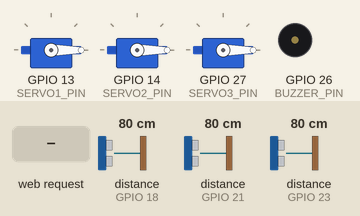
Bench run of a sketch on a simulated ESP32. On the bench: 3 × servo, buzzer (waves = sounding, pin HIGH). Wiring (inferred from the names in the program): 3 × ultrasonic range finder: trigger GPIO 5, echo GPIO 18 / trigger GPIO 19, echo GPIO 21 / trigger GPIO 22, echo GPIO 23. The inputs (shaded band) are chosen by the test bench; at power-on: distance to the obstacle (sensors on GPIO 18, GPIO 21, GPIO 23) 80 cm. The echo pulse lasts 58.3 µs per cm; WiFi joins after 1.5 s; servers stay silent unless stated; uploads are accepted with an empty reply; pins used as bus, display or sensor lines are not drawn; what the sketch prints to the serial monitor is not drawn.

Above: at 2.9 s.
3.0 s: HTTP request GET /classify?type=RECYCLABLE received
At 3.5 s:
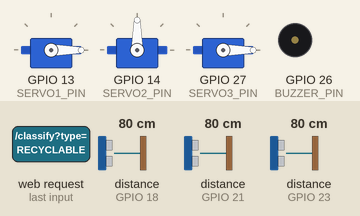
5.5 s: HTTP request GET /classify?type=RESIDUAL received
At 6.3 s:
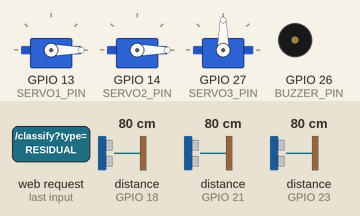
Timing chart, 0 to 8.5 s (numbered marks = the images above; inputs shaded):
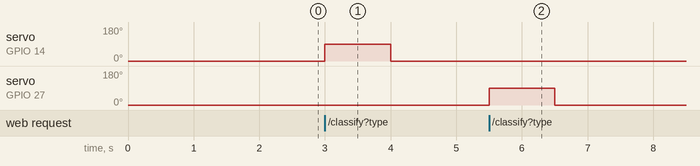

The sketch:

esp32_ecobin_vercel.ino
```cpp
/* EcoBin ESP32 firmware — local servo API + Vercel dashboard reporting.
   Copy secrets.example.h to secrets.h before uploading. This replaces Blynk.
   Laptop API: GET /status and GET /classify?type=BIODEGRADABLE|RECYCLABLE|RESIDUAL */

#include <WiFi.h>
#include <WiFiClientSecure.h>
#include <HTTPClient.h>
#include <WebServer.h>
#include <ESP32Servo.h>
#include "secrets.h"

WebServer server(80);
#define TRIG1 5
#define ECHO1 18
#define TRIG2 19
#define ECHO2 21
#define TRIG3 22
#define ECHO3 23
#define SERVO1_PIN 13
#define SERVO2_PIN 14
#define SERVO3_PIN 27
#define BUZZER_PIN 26

const float BIN_HEIGHT_CM = 30.0;
const unsigned long REPORT_INTERVAL_MS = 15000;
const int WARNING_LEVEL = 70;
const int FULL_LEVEL = 90;
Servo servo1, servo2, servo3;
int fill1 = 0, fill2 = 0, fill3 = 0;
unsigned long lastReportAt = 0;

float readDistance(int trigPin, int echoPin) {
  digitalWrite(trigPin, LOW); delayMicroseconds(2);
  digitalWrite(trigPin, HIGH); delayMicroseconds(10); digitalWrite(trigPin, LOW);
  unsigned long duration = pulseIn(echoPin, HIGH, 30000);
  return duration ? duration * 0.0343f / 2.0f : -1;
}

int calculateFill(float distance) {
  if (distance < 0) return 0;
  return constrain((int)(((BIN_HEIGHT_CM - distance) / BIN_HEIGHT_CM) * 100.0f), 0, 100);
}

String binStatus(int fill) {
  if (fill >= FULL_LEVEL) return "FULL";
  if (fill >= WARNING_LEVEL) return "WARNING";
  return "NORMAL";
}

void updateFillLevels() {
  fill1 = calculateFill(readDistance(TRIG1, ECHO1));
  fill2 = calculateFill(readDistance(TRIG2, ECHO2));
  fill3 = calculateFill(readDistance(TRIG3, ECHO3));
}

String statusJson() {
  return "{\"biodegradable\":" + String(fill1) + ",\"recyclable\":" + String(fill2) +
         ",\"residual\":" + String(fill3) + ",\"status1\":\"" + binStatus(fill1) +
         "\",\"status2\":\"" + binStatus(fill2) + "\",\"status3\":\"" + binStatus(fill3) + "\"}";
}

void reportToVercel() {
  if (WiFi.status() != WL_CONNECTED) return;
  WiFiClientSecure client;
  // Vercel uses HTTPS. Replace this with its root CA certificate for production.
  client.setInsecure();
  HTTPClient http;
  http.setTimeout(8000);
  if (!http.begin(client, VERCEL_DEVICE_STATUS_URL)) return;
  http.addHeader("Content-Type", "application/json");
  http.addHeader("X-Device-Token", VERCEL_DEVICE_TOKEN);
  int code = http.POST(statusJson());
  Serial.printf("Vercel status report: HTTP %d\n", code);
  http.end();
}

void openServo(Servo &servo) { servo.write(90); delay(1000); servo.write(0); }

void handleClassify() {
  if (!server.hasArg("type")) { server.send(400, "application/json", "{\"ok\":false,\"error\":\"Missing type\"}"); return; }
  String type = server.arg("type"); type.toUpperCase();
  if (type == "BIODEGRADABLE") {
    if (fill1 >= FULL_LEVEL) { server.send(409, "application/json", "{\"ok\":false,\"message\":\"Biodegradable bin is full\"}"); return; }
    openServo(servo1);
  } else if (type == "RECYCLABLE") {
    if (fill2 >= FULL_LEVEL) { server.send(409, "application/json", "{\"ok\":false,\"message\":\"Recyclable bin is full\"}"); return; }
    openServo(servo2);
  } else if (type == "RESIDUAL") {
    if (fill3 >= FULL_LEVEL) { server.send(409, "application/json", "{\"ok\":false,\"message\":\"Residual bin is full\"}"); return; }
    openServo(servo3);
  } else { server.send(400, "application/json", "{\"ok\":false,\"error\":\"Invalid type\"}"); return; }
  reportToVercel();
  server.send(200, "application/json", "{\"ok\":true,\"message\":\"Servo command completed\"}");
}

void setup() {
  Serial.begin(115200);
  pinMode(TRIG1, OUTPUT); pinMode(ECHO1, INPUT); pinMode(TRIG2, OUTPUT); pinMode(ECHO2, INPUT); pinMode(TRIG3, OUTPUT); pinMode(ECHO3, INPUT); pinMode(BUZZER_PIN, OUTPUT);
  servo1.setPeriodHertz(50); servo2.setPeriodHertz(50); servo3.setPeriodHertz(50);
  servo1.attach(SERVO1_PIN, 500, 2400); servo2.attach(SERVO2_PIN, 500, 2400); servo3.attach(SERVO3_PIN, 500, 2400);
  servo1.write(0); servo2.write(0); servo3.write(0);
  WiFi.begin(WIFI_SSID, WIFI_PASSWORD);
  while (WiFi.status() != WL_CONNECTED) { delay(500); Serial.print("."); }
  Serial.println(); Serial.print("ESP32 IP address: "); Serial.println(WiFi.localIP());
  server.on("/", HTTP_GET, []() { server.send(200, "text/plain", "EcoBin ESP32 online"); });
  server.on("/status", HTTP_GET, []() { server.send(200, "application/json", statusJson()); });
  server.on("/classify", HTTP_GET, handleClassify);
  server.begin(); updateFillLevels(); reportToVercel();
}

void loop() {
  server.handleClient();
  if (millis() - lastReportAt >= REPORT_INTERVAL_MS) { lastReportAt = millis(); updateFillLevels(); reportToVercel(); }
}
```

secrets.example.h
```cpp
// Copy this file to secrets.h and fill in the real values. Do not commit secrets.h.
#define WIFI_SSID "YOUR_WIFI_NAME"
#define WIFI_PASSWORD "YOUR_WIFI_PASSWORD"
#define VERCEL_DEVICE_STATUS_URL "https://YOUR-VERCEL-PROJECT.vercel.app/device-status"
#define VERCEL_DEVICE_TOKEN "GENERATE_A_LONG_RANDOM_SECRET"
```

Measured:
- after the input at 3.0 s, servo on GPIO 14 (SERVO2_PIN): 0° → 90° at once, → 0° 1.0 s later
- after the input at 5.5 s, servo on GPIO 27 (SERVO3_PIN): 0° → 90° at once, → 0° 1.0 s later
